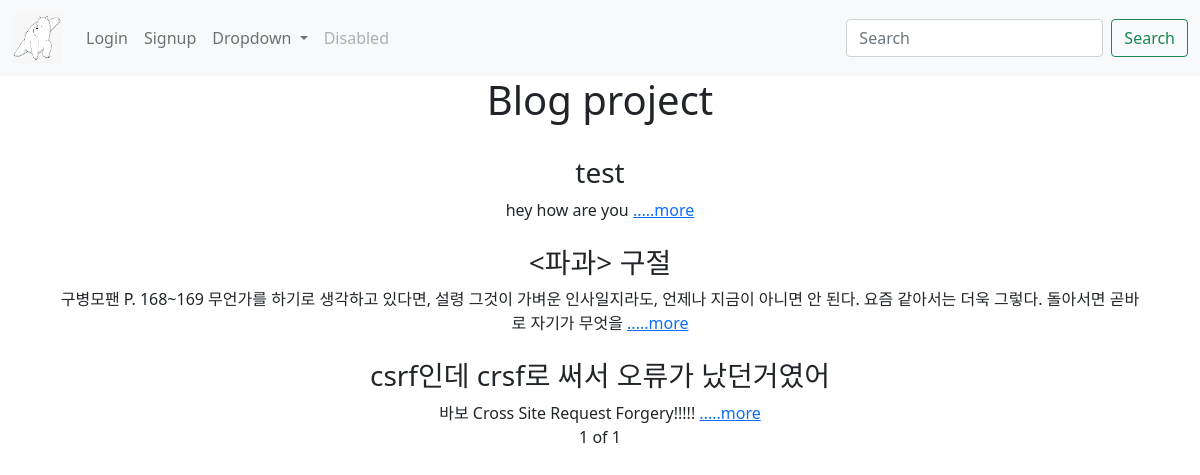
The app's page /, older data.
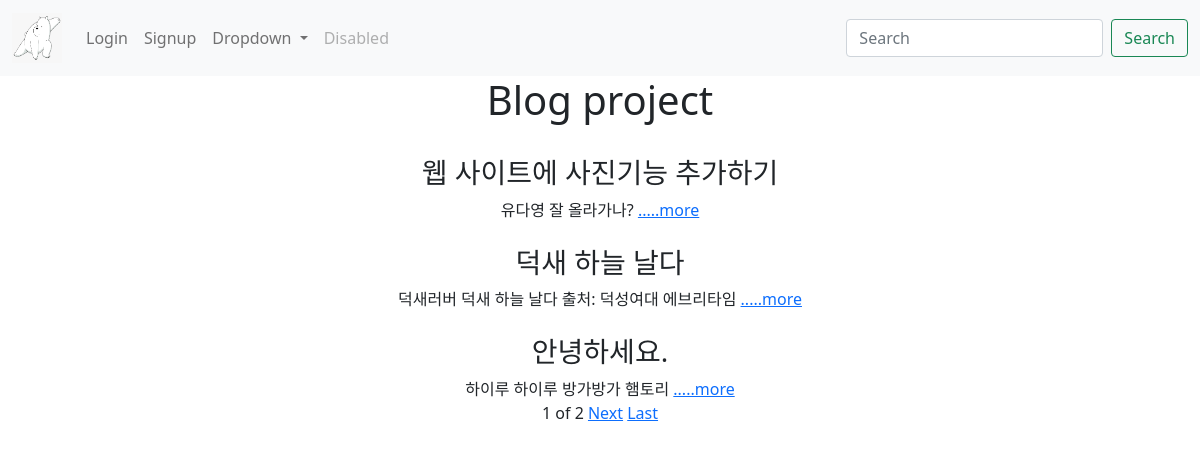
The same page, newer data.
### blog/models.py (models this page shows, shortened)
class Blog(models.Model): #상속받음: 상속받을 부모 클래스에 있는 모든 메소드, 속성 쓸 수 있음 따라서 따로 id 작성하지 않아도
  title=models.CharField(max_length=200)
  writer=models.CharField(max_length=100)
  pub_date =models.DateTimeField()
  body=models.TextField() #제한없음
  image=models.ImageField(upload_to="blog/", blank=True, null=True)
  def summary(self):
    return self.body[:100]

### blog/views.py (the view)
# urls.py: 2. Add a URL to urlpatterns:  path('', views.home, name='home')
def home(request):
  blogs = Blog.objects.all()
  paginator = Paginator(blogs, 3)
  page = request.GET.get('page')
  posts = paginator.get_page(page)
  return render(request, 'home.html',{'blogs':blogs,'posts':posts})

### blog/templates/home.html (shortened to what this page needs)
{% extends 'base.html' %}
{% block content %}
  <h1>Blog project</h1>
  <div class="container">
    {%for blog in posts%}
    <br>
      <div>
        <h3>{{blog.title}}</h3>
        {{blog.writer}}
        {{blog.summary}} <a href="{%url 'detail' blog.id %}">.....more</a>
        <br>
      </div>
    {% endfor %}
  </div>
  <span>{{posts.number}}</span>
  <span>of</span>
  <span>{{posts.paginator.num_pages}}</span>
  {% if posts.has_next %}
  <a href="?page={{posts.next_page_number}}">Next</a>
  <a href="?page={{posts.paginator.num_pages}}">Last</a>
  {% endif %}
{% endblock %}

Row changes from the older to the newer data that the page shows:
removed Blog: title "test", writer "hey", summary "how are you"
no longer on this page (row edited): Blog: title "<파과> 구절", writer "구병모팬", summary "P. 168~169 무언가를 하기로 생각하고 있다면, 설령 그것이 가벼운 인사일지라도, 언제나 지금이 아니면 안 된다. 요즘 같아서는 더욱 그렇다. 돌아서면 곧바로 자기가 무엇을"
no longer on this page (row edited): Blog: title "csrf인데 crsf로 써서 오류가 났던거였어", writer "바보", summary "Cross Site Request Forgery!!!!!"
added Blog: title "웹 사이트에 사진기능 추가하기", writer "유다영", summary "잘 올라가나?"
added Blog: title "덕새 하늘 날다", writer "덕새러버", summary "덕새 하늘 날다 출처: 덕성여대 에브리타임"
added Blog: title "안녕하세요.", writer "하이루", summary "하이루 방가방가 햄토리"
Text that changed along with them:
{{ posts.paginator.num_pages }}: "1" → "2"
text now shown: "Next Last"
